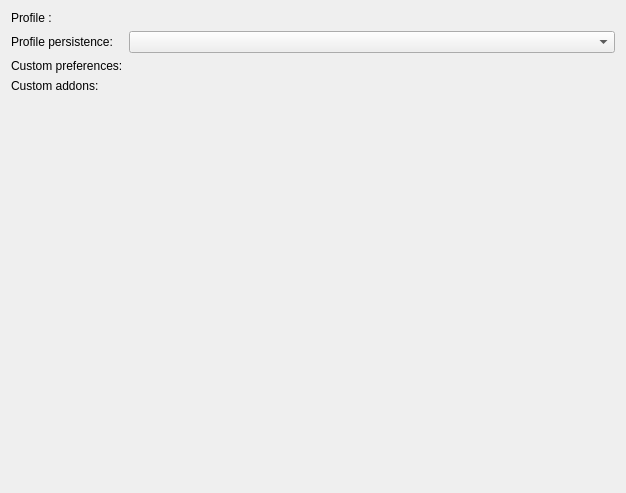
<?xml version="1.0" encoding="UTF-8"?>
<ui version="4.0">
 <class>Profile</class>
 <widget class="QWidget" name="Profile">
  <property name="geometry">
   <rect>
    <x>0</x>
    <y>0</y>
    <width>626</width>
    <height>493</height>
   </rect>
  </property>
  <property name="windowTitle">
   <string>Form</string>
  </property>
  <layout class="QFormLayout" name="formLayout">
   <item row="0" column="0">
    <widget class="QLabel" name="label">
     <property name="text">
      <string>Profile :</string>
     </property>
    </widget>
   </item>
   <item row="0" column="1">
    <widget class="DirectorySelectWidget" name="profile_widget" native="true"/>
   </item>
   <item row="1" column="0">
    <widget class="QLabel" name="label_4">
     <property name="text">
      <string>Profile persistence:</string>
     </property>
    </widget>
   </item>
   <item row="1" column="1">
    <widget class="QComboBox" name="profile_persistence_combo"/>
   </item>
   <item row="2" column="0">
    <widget class="QLabel" name="label_2">
     <property name="text">
      <string>Custom preferences:</string>
     </property>
    </widget>
   </item>
   <item row="2" column="1">
    <widget class="PreferencesWidgetEditor" name="pref_widget" native="true"/>
   </item>
   <item row="3" column="0">
    <widget class="QLabel" name="label_3">
     <property name="text">
      <string>Custom addons:</string>
     </property>
    </widget>
   </item>
   <item row="3" column="1">
    <widget class="AddonsWidgetEditor" name="addons_widget" native="true"/>
   </item>
  </layout>
 </widget>
 <customwidgets>
  <customwidget>
   <class>DirectorySelectWidget</class>
   <extends>QWidget</extends>
   <header>mozregui.utils</header>
   <container>1</container>
  </customwidget>
  <customwidget>
   <class>PreferencesWidgetEditor</class>
   <extends>QWidget</extends>
   <header>mozregui.pref_editor</header>
   <container>1</container>
  </customwidget>
  <customwidget>
   <class>AddonsWidgetEditor</class>
   <extends>QWidget</extends>
   <header>mozregui.addons_editor</header>
   <container>1</container>
  </customwidget>
 </customwidgets>
 <resources/>
 <connections/>
</ui>
